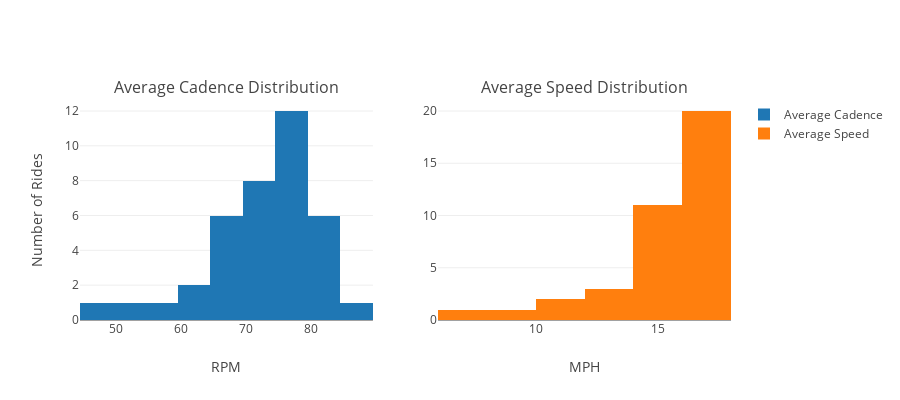

Notebook code cell kept with this figure:
### Code cell
# What about a histogram of speed?

trace1 = go.Histogram( 
    x = sessions.avg_cadence,
    name = "Average Cadence"
)

trace2 = go.Histogram(
    x = sessions.avg_speed,
    name = "Average Speed"
)

layout = go.Layout(
    title = "X"
)

fig = tools.make_subplots(rows=1, cols=2, subplot_titles=(["Average Cadence Distribution", "Average Speed Distribution"]))
fig.append_trace(trace1, 1, 1)
fig.append_trace(trace2, 1, 2)
fig['layout'].update(height=400, width= 900, xaxis={"title":"RPM"}, xaxis2={"title":"MPH"},
                    yaxis={"title":"Number of Rides"})
py.iplot(fig, filename="hists")

### Figure 1 — Plotly figure (JSON) as saved in the notebook; plotly's stock layout.template omitted (floating-point values rounded to 4 significant figures)
{"data": [{"name": "Average Cadence", "type": "histogram", "uid": "e52ea224-8650-11e8-9c07-dca904908257", "x": [51, 67, 70, 66, 67, 76, 59, 71, 75, 75, 74, 70, 86, 83, 71, 60, 81, 83, 73, 80, 46, 79, 69, 80, 64, 81, 77, 68, 74, 76, 77, 76, 78, 76, 77, 76, 73, 69], "xaxis": "x", "yaxis": "y"}, {"name": "Average Speed", "type": "histogram", "uid": "e530153a-8650-11e8-a79d-dca904908257", "x": [9.979, 15.89, 15.81, 16.03, 15.23, 16.39, 14.13, 17.26, 15.78, 17.19, 17.02, 15.16, 16.09, 16.29, 12.89, 10.79, 15.22, 16.28, 14.27, 15.81, 6.977, 14.86, 11.29, 15.58, 12.84, 16.67, 16.82, 13.66, 16.23, 17.04, 16.87, 16.81, 17.93, 17.39, 17.46, 16.84, 16.44, 17.17], "xaxis": "x2", "yaxis": "y2"}], "layout": {"annotations": [{"font": {"size": 16}, "showarrow": false, "text": "Average Cadence Distribution", "x": 0.225, "xanchor": "center", "xref": "paper", "y": 1, "yanchor": "bottom", "yref": "paper"}, {"font": {"size": 16}, "showarrow": false, "text": "Average Speed Distribution", "x": 0.775, "xanchor": "center", "xref": "paper", "y": 1, "yanchor": "bottom", "yref": "paper"}], "height": 400, "width": 900, "xaxis": {"anchor": "y", "domain": [0, 0.45], "title": "RPM"}, "xaxis2": {"anchor": "y2", "domain": [0.55, 1], "title": "MPH"}, "yaxis": {"anchor": "x", "domain": [0, 1], "title": "Number of Rides"}, "yaxis2": {"anchor": "x2", "domain": [0, 1]}}}
